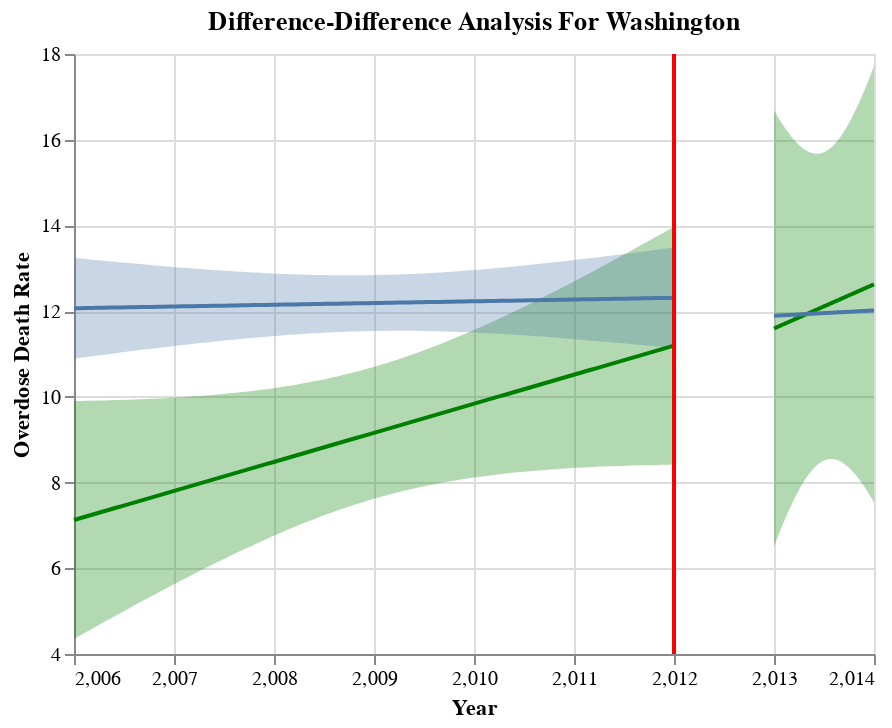

The notebook cell saved with this chart:
### Markdown cell above
> diff-diff for death rate

### Code cell
xvar= "TRANSACTION_YEAR"
yvar="death_rate"
analysis = "Difference-Difference Analysis For Washington"
target = "Overdose Death Rate"
chart = diff_diff(WA, yvar, xvar, 2012, analysis, target)
chart
